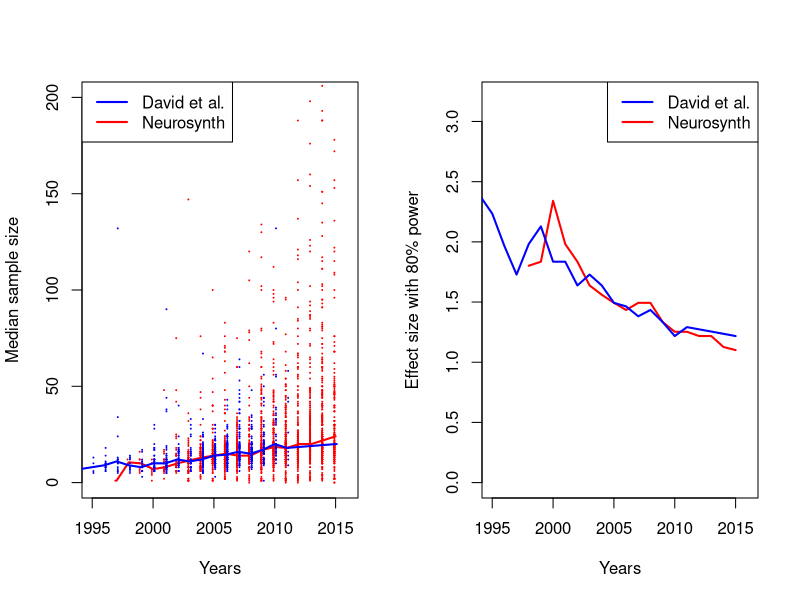

The R script that drew this image:
# code to create figure 1 from Poldrack et al., Nature Reviews Neuroscience

library(dplyr)

tal_data=read.table('tal_data.txt',col.names=c('year','n'))
david_data=read.table('david_data.txt',col.names=c('year','n'))

library(pwr)


# compute effect size at 80% power for each sample size, using 
# the uncorrected p thresh specified below

pthresh=0.005

for (i in 1:nrow(tal_data)) {
  if (tal_data[i,2]>2) {
    p=pwr.t.test(n=tal_data[i,2],sig.level=pthresh,power=0.8)
    if (i==1) {tal_power=c(tal_data[i,1],p$d)} else {tal_power=rbind(tal_power,c(tal_data[i,1],p$d))}
  }
}


for (i in 1:nrow(david_data)) {
  if (david_data[i,2]>2) {
    p=pwr.t.test(n=david_data[i,2],sig.level=pthresh,power=0.8)
    if (i==1) {david_power=c(david_data[i,1],p$d)} else {david_power=rbind(david_power,c(david_data[i,1],p$d))}
  }
}


tal_power_df=as.data.frame(tal_power,row.names=FALSE)
names(tal_power_df)=c('year','n')
david_power_df=as.data.frame(david_power,row.names=FALSE)
names(david_power_df)=c('year','n')

tal_data_by_year=group_by(tal_data,year)
tal_data_medians=summarize(tal_data_by_year,medians=median(n))
david_data_by_year=group_by(david_data,year)
david_data_medians=summarize(david_data_by_year,medians=median(n))
tal_power_by_year=group_by(tal_power_df,year)
tal_power_medians=summarize(tal_power_by_year,medians=median(n))
david_power_by_year=group_by(david_power_df,year)
david_power_medians=summarize(david_power_by_year,medians=median(n))

years=c(1995,2016)
png(file='power_and_effectsize.png',width=800,height=500)
# note - pdf creation did not work properly in RStudio - exported manually to pdf

par(mfrow=c(1,2))
plot(tal_data_medians,type='l',col='red',xlim=years,ylim=c(0,200),xlab='Years',
     ylab='Median sample size',lwd=2)
points(tal_data$year-0.1,tal_data$n,pch=20,cex=0.2,col='red')
lines(david_data_medians,type='l',col='blue',xlim=years,ylim=c(0,200),xlab='Years',
     ylab='Median sample size',lwd=2)
points(david_data$year+0.1,david_data$n,pch=20,cex=0.2,col='blue')
legend('topleft',legend=c('David et al.','Neurosynth'),col=c('blue','red'),lwd=c(2,2))

plot(tal_power_medians,type='l',xlim=years,ylim=c(0,3.2),xlab='Years',
     ylab='Effect size with 80% power',col='red',lwd=2)
lines(david_power_medians,col='blue',lwd=2)
legend('topright',legend=c('David et al.','Neurosynth'),col=c('blue','red'),lwd=c(2,2))
dev.off()
